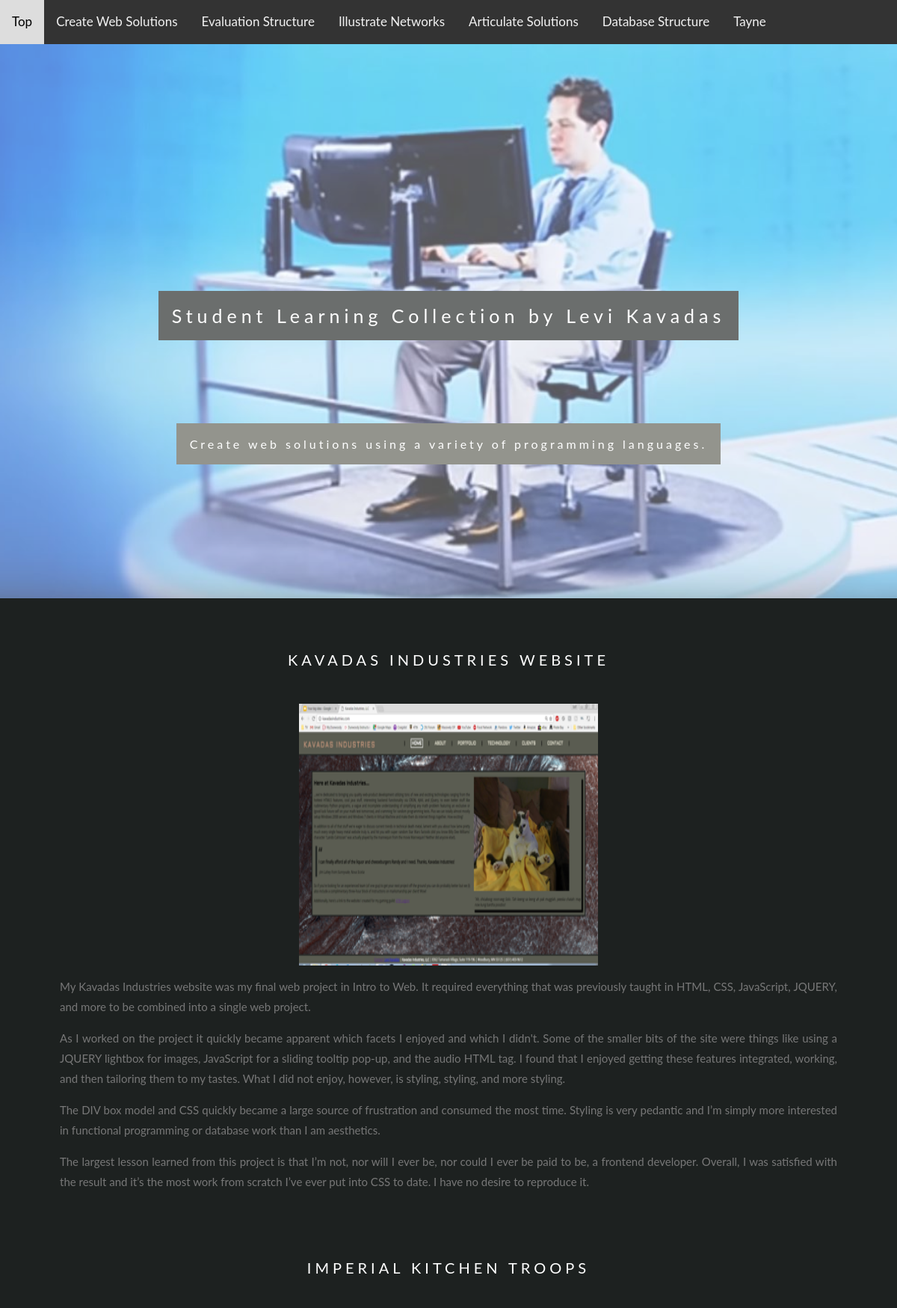
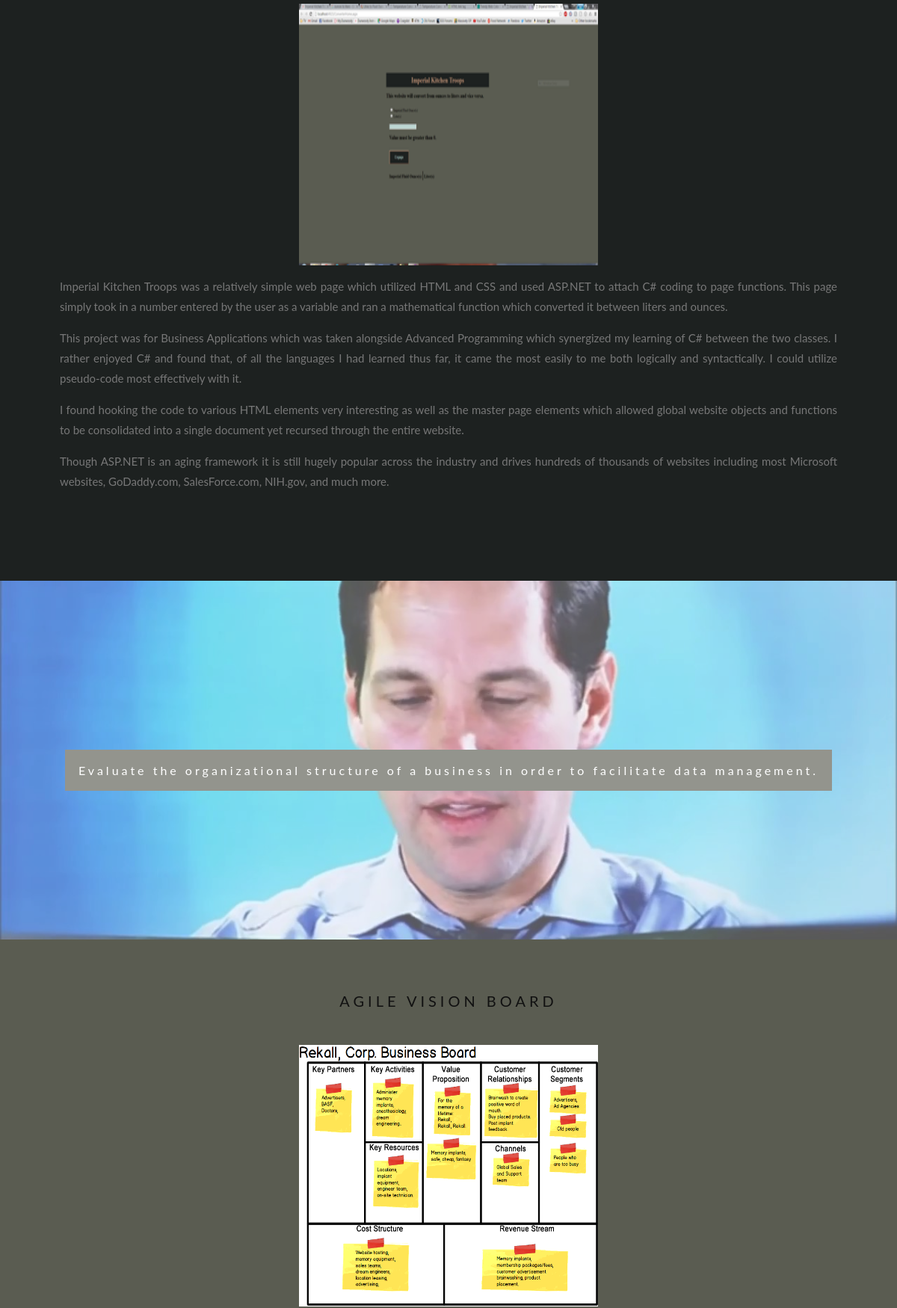
Screenshot of /slc/index.php (upper part) with the database file from the repository (2 pictures, top to bottom).
### tables this page shows
CREATE TABLE `data` (
  `id` int(11) NOT NULL,
  `outcome` varchar(255) NOT NULL,
  `title` varchar(255) NOT NULL,
  `filename` varchar(255) NOT NULL,
  `reflection` text NOT NULL
);

### slc/index.php (the view, shortened to what this page needs)
<html>
  <head>
    <link rel="stylesheet" href="css/styles.css">
  </head>
  <body>
    <?php
      $con = mysqli_connect("localhost","root","","slc");
      $query = mysqli_query($con, "SELECT * FROM data");
     ?>
  <div class="topnav" id="myTopnav">
      <div id="left">
        <a href="#top">Top</a>
      </div>
      <div id="right">
        <a href="#web_sol">Create Web Solutions</a>
        <a href="#org_bus">Evaluation Structure</a>
        <a href="#ill_net">Illustrate Networks</a>
        <a href="#dev_sol">Articulate Solutions</a>
        <a href="#dat_str">Database Structure</a>
        <a href="#tayne">Tayne</a>
    </div>
  </div>
  <a name="web_sol" />
  <div class="bgimg-1">
    <div class="caption">
      <span class="border">Student Learning Collection by Levi Kavadas</span>
      <br><br><br><br><br><br>
      <span class="border1">Create web solutions using a variety of programming languages.</span>
    </div>
  </div>
  <div style="color: #777;background-color:#1d2120;text-align:center;padding:50px 80px;text-align: justify;">
    <?php
      $count = 1;
      while ($count < 3 && $get=Mysqli_fetch_assoc($query)) {
    ?>
    <h3 style="text-align:center;"><span class="alt"><?php echo $get['title']; ?></span></h3>
    <?php echo '<center><img src="img/'.$get['filename'].'" width="400" height="350"></center>'; ?>
    <p><?php echo $get['reflection']; ?></h2></p>
    <?php
      $count++;
      }
    ?>
  </div>
  <a name="org_bus" />
  <div class="bgimg-2">
    <div class="caption">
      <span class="border1">Evaluate the organizational structure of a business in order to facilitate data management.</span>
    </div>
  </div>
  <div style="position:relative;">
    <div style="color:white;background-color:#5a5c51;text-align:center;padding:50px 80px;text-align: justify;">
      <?php
        $count = 3;
        while ($count < 5 && $get=Mysqli_fetch_assoc($query)) {
      ?>
      <h3 style="text-align:center;"><?php echo $get['title']; ?></h3>
      <?php echo '<center><img src="img/'.$get['filename'].'" width="400" height="350"></center>'; ?>
      <?php
        $count++;
        }
      ?>
    </div>
  </div>
  </body>
</html>

### slc/css/styles.css (style rules this page uses)
body, html { height: 100%; width: 100%; margin: 0 auto; font: 400 15px/1.8 "Lato", sans-serif; color: #777; }
.bgimg-1, .bgimg-2, .bgimg-3, .bgimg-4, .bgimg-5, .bgimg-6 { position: relative; opacity: 0.65; background-attachment: fixed; background-position: center; background-repeat: no-repeat; background-size: cover; }
.bgimg-1 { background-image: url("bg/bg01.jpg"); min-height: 100%; }
.bgimg-2 { background-image: url("bg/bg02.jpg"); min-height: 60%; }
.caption { position: absolute; left: 0; top: 50%; width: 100%; text-align: center; color: #000; }
.caption span.border { background-color: #1d2120; color: #fff; padding: 18px; font-size: 25px; letter-spacing: 6px; }
.caption span.border1 { background-color: #5a5c51; color: #fff; padding: 18px; font-size: 16px; letter-spacing: 4px; }
h3 { letter-spacing: 5px; text-transform: uppercase; font: 20px "Lato", sans-serif; color: #111; }
h3 span.alt { letter-spacing: 5px; text-transform: uppercase; font: 20px "Lato", sans-serif; color: white; }
#top, #web_sol, #org_bus, #ill_net, #dev_sol, #dat_str, #tayne, { display: inline-block; }
.topnav { background-color: #333; overflow: hidden; display: flex; position: fixed; top: 0px; margin: 0 auto; width: 100%; z-index: 10; }
.topnav a { float: left; display: block; color: #f2f2f2; text-align: center; padding: 14px 16px; text-decoration: none; font-size: 17px; }
@media only screen and (max-device-width: 1024px) { .bgimg-1, .bgimg-2, .bgimg-3 { background-attachment: scroll; } }

### rows the page displays
data: title "KAVADAS INDUSTRIES WEBSITE", filename (picture), reflection "My Kavadas Industries website was my final web project in Intro to Web. It required everything that was previously taught in HTML, CSS, JavaScript, JQUERY, and more to be combined into a single web project. As I worked on the project it quickly became apparent which facets I enjoyed and which I didn't. Some of the smaller bits of the site were things like using a JQUERY lightbox for images, JavaScript for a sliding tooltip pop-up, and the audio HTML tag. I found that I enjoyed getting these features integrated, working, and then tailoring them to my tastes. What I did not enjoy, however, is styling, styling, and more styling. The DIV box model and CSS quickly became a large source of…"
data: title "IMPERIAL KITCHEN TROOPS", filename (picture), reflection "Imperial Kitchen Troops was a relatively simple web page which utilized HTML and CSS and used ASP.NET to attach C# coding to page functions. This page simply took in a number entered by the user as a variable and ran a mathematical function which converted it between liters and ounces. This project was for Business Applications which was taken alongside Advanced Programming which synergized my learning of C# between the two classes. I rather enjoyed C# and found that, of all the languages I had learned thus far, it came the most easily to me both logically and syntactically. I could utilize pseudo-code most effectively with it. I found hooking the code to various HTML elements very…"
data: title "AGILE VISION BOARD", filename (picture)
